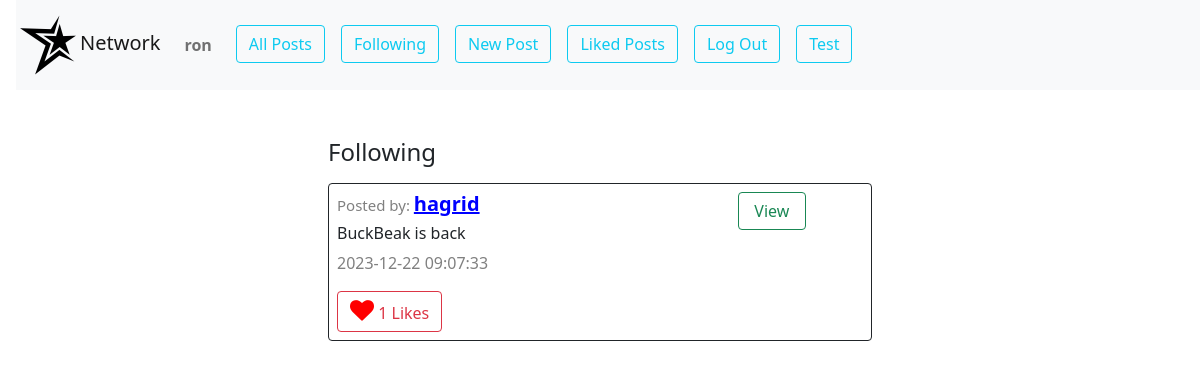
The app's page /following (signed in) with its own data.
### app.py (models this page shows, shortened)
class Users(db.Model):
    __tablename__ = "users"
    id = db.Column(db.Integer, primary_key=True)
    username = db.Column(db.String(80), unique=True, nullable=False)
    hash = db.Column(db.String(200),nullable=False)
    email = db.Column(db.String(120), unique=True, nullable=False)
    first_name=db.Column(db.String(80), nullable=True)
    last_name=db.Column(db.String(80), nullable=True)
    profile_pic_addr=db.Column(db.String(200), nullable=True)
    user_posts=db.relationship('Posts',backref='owner',lazy='dynamic')
    user_comments=db.relationship('Comments',backref='commented_user',lazy='dynamic')
    followers = db.relationship('Users',
                                secondary = follow,
                                primaryjoin = (follow.c.following_id == id),
                                secondaryjoin = (follow.c.follower_id == id),
                                backref = 'following'
                                )

class Posts(db.Model):
    __tablename__ = "posts"
    id = db.Column(db.Integer, primary_key=True)
    content = db.Column(db.String(150), nullable=False)
    created_at = db.Column(db.DateTime(timezone=True), server_default=db.func.current_timestamp())
    person_id = db.Column(db.Integer, db.ForeignKey('users.id'),nullable=False)
    likes=db.Column(db.Integer,default=0)

### app.py (the view)
@app.route("/following", methods=["GET", "POST"])
@login_required
def following():
    user_id=session.get("user_id")
    current_user=Users.query.filter_by(id=user_id).first()
    following=[user.id for user in current_user.following]
    posts=Posts.query.filter(Posts.person_id.in_(following)).order_by(Posts.created_at.desc()).all()
    return render_template("following.html",posts=posts,user_id=user_id,current_user=current_user)

### app.py (called while the page is built)
@app.after_request
def after_request(response):
    response.headers["Cache-Control"] = "no-cache, no-store, must-revalidate"
    response.headers["Expires"] = 0
    response.headers["Pragma"] = "no-cache"
    return response

### helpers.py (called while the page is built)
def login_required(f):
    @wraps(f)
    def decorated_function(*args, **kwargs):
        if session.get("user_id") is None:
            return redirect("/login")
        return f(*args, **kwargs)
    return decorated_function

### templates/following.html (shortened to what this page needs)
{% extends "layout.html" %}
{% block body %}
<div id="following_div" >
    <div id="post-view" class="container-fluid py-5  w-50">
        <h4 class="ms-3">Following</h4>
        {% for item in posts%}
        <div class="border border-dark m-3 p-2 rounded">
            <div class="row">
				<div class="col-9">
					<h5>
						<span style="color: grey; font-size: 15px">Posted by: </span
						><a
							style="font-weight: bold; color: blue"
							href="/profile/{{item.owner.id}}"
							>{{item.owner.username}}</a
						>
					</h5>
					<div id="index_content_div_{{item.id}}"><h6  class="mt-2">{{item.content}}</h6></div>
					<p><span style="color: grey">{{item.created_at}}</span></p>
					<button id="index_like_btn_{{item.id}}" data-post_id="{{item.id}}"  class="btn btn-outline-danger like_btn">
						<i data-post_id="{{item.id}}" style="font-size: 24px; color: red" class="fa">&#xf004;</i>
						{{item.likes|default(0, true) }} Likes
					</button>
				</div>
				<div class="col-2 ">
					<div class="row">
						<button data-post_id="{{item.id}}" id="index_view_btn_{{item.id}}" class="btn btn-outline-success mb-1 w-75 view_btn">View</button>
					</div>
				</div>
			</div>
        </div>
        {%endfor%}
    </div>
</div>
{% endblock %}

### templates/layout.html (shortened to what this page needs)
<!DOCTYPE html>
<html lang="en">
	<head>
		<link href="/static/styles.css" rel="stylesheet" />
		<link
			href="https://cdn.jsdelivr.net/npm/bootstrap@5.0.2/dist/css/bootstrap.min.css"
			rel="stylesheet"
 />
		<link
			rel="stylesheet"
			href="https://cdnjs.cloudflare.com/ajax/libs/font-awesome/4.7.0/css/font-awesome.min.css" />
	</head>
	<body>
		<nav class="navbar navbar-expand-lg navbar-light bg-light ms-3">
			<a class="navbar-brand" id="network" href="/"
				><img src="/static/favicon.ico" alt="" />Network</a
			>
			<div>
				<ul class="navbar-nav mr-auto">
					<li class="nav-item">
						{% if current_user %}
						<a class="nav-link me-3" id="username" href="/profile/{{current_user.id}}"
							><strong>{{current_user.username}}</strong></a
						>
						{%else%}
						<a class="nav-link me-3" id="username"><strong>Guest</strong></a>
						{%endif%}
					</li>
					<li class="nav-item">
						<a class="btn btn-outline-info me-3" href="/" id="allpost"
							>All Posts</a
						>
					</li>
					{% if current_user %}
					<li class="nav-item">
						<a class="btn btn-outline-info me-3" href="/following" id="follow"
							>Following</a
						>
					</li>
					<li class="nav-item" id="newpost">
						<a class="btn btn-outline-info me-3" href="/newpost" id="newpost"
							>New Post</a
						>
					</li>
					<li class="nav-item" id="newpost">
						<a class="btn btn-outline-info me-3" href="/liked" id="likedpost"
							>Liked Posts</a
						>
					</li>
					<li class="nav-item">
						<a class="btn btn-outline-info me-3" href="/logout">Log Out</a>
					</li>
					{%endif%}
					<li class="nav-item">
						<a class="btn btn-outline-info me-3" href="/test">Test</a>
					</li>
				</ul>
			</div>
		</nav>
		<div class="body">
			 {% block body %} {% endblock %}
		</div>
	</body>
</html>

### records on screen
Users: username "ron"
Posts: owner.username "hagrid", content "BuckBeak is back", created_at "2023-12-22 09:07:33", likes "1"
